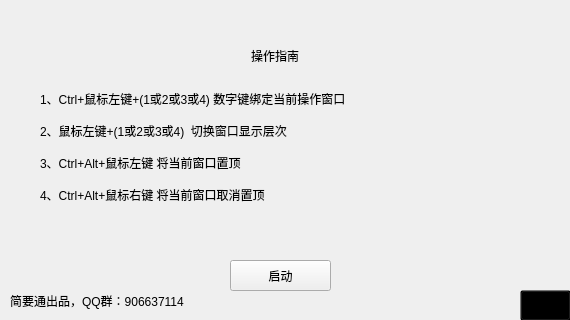
<?xml version="1.0" encoding="UTF-8"?>
<ui version="4.0">
 <class>MainWindow</class>
 <widget class="QMainWindow" name="MainWindow">
  <property name="geometry">
   <rect>
    <x>0</x>
    <y>0</y>
    <width>570</width>
    <height>320</height>
   </rect>
  </property>
  <property name="windowTitle">
   <string>MainWindow</string>
  </property>
  <property name="styleSheet">
   <string notr="true"/>
  </property>
  <widget class="QWidget" name="centralwidget">
   <widget class="QPushButton" name="start_btn">
    <property name="geometry">
     <rect>
      <x>230</x>
      <y>260</y>
      <width>101</width>
      <height>31</height>
     </rect>
    </property>
    <property name="text">
     <string>启动</string>
    </property>
   </widget>
   <widget class="QLabel" name="label">
    <property name="geometry">
     <rect>
      <x>225</x>
      <y>40</y>
      <width>100</width>
      <height>31</height>
     </rect>
    </property>
    <property name="layoutDirection">
     <enum>Qt::LeftToRight</enum>
    </property>
    <property name="autoFillBackground">
     <bool>false</bool>
    </property>
    <property name="text">
     <string>操作指南</string>
    </property>
    <property name="alignment">
     <set>Qt::AlignCenter</set>
    </property>
   </widget>
   <widget class="QLabel" name="label_2">
    <property name="enabled">
     <bool>true</bool>
    </property>
    <property name="geometry">
     <rect>
      <x>40</x>
      <y>90</y>
      <width>511</width>
      <height>151</height>
     </rect>
    </property>
    <property name="autoFillBackground">
     <bool>false</bool>
    </property>
    <property name="text">
     <string>1、Ctrl+鼠标左键+(1或2或3或4) 数字键绑定当前操作窗口

2、鼠标左键+(1或2或3或4)  切换窗口显示层次

3、Ctrl+Alt+鼠标左键 将当前窗口置顶

4、Ctrl+Alt+鼠标右键 将当前窗口取消置顶
</string>
    </property>
    <property name="textFormat">
     <enum>Qt::AutoText</enum>
    </property>
    <property name="alignment">
     <set>Qt::AlignLeading|Qt::AlignLeft|Qt::AlignTop</set>
    </property>
   </widget>
   <widget class="QPushButton" name="grab_btn">
    <property name="geometry">
     <rect>
      <x>100</x>
      <y>330</y>
      <width>141</width>
      <height>31</height>
     </rect>
    </property>
    <property name="text">
     <string>抓取隐藏程序</string>
    </property>
   </widget>
   <widget class="QPushButton" name="add_from_btn">
    <property name="geometry">
     <rect>
      <x>310</x>
      <y>330</y>
      <width>151</width>
      <height>31</height>
     </rect>
    </property>
    <property name="text">
     <string>添加隐藏程序</string>
    </property>
   </widget>
   <widget class="QLabel" name="label_3">
    <property name="enabled">
     <bool>true</bool>
    </property>
    <property name="geometry">
     <rect>
      <x>60</x>
      <y>380</y>
      <width>461</width>
      <height>81</height>
     </rect>
    </property>
    <property name="autoFillBackground">
     <bool>false</bool>
    </property>
    <property name="text">
     <string>注意：点击抓取隐藏程序，然后再点击需要抓取的窗口</string>
    </property>
    <property name="textFormat">
     <enum>Qt::AutoText</enum>
    </property>
    <property name="alignment">
     <set>Qt::AlignLeading|Qt::AlignLeft|Qt::AlignTop</set>
    </property>
   </widget>
   <widget class="QPushButton" name="pushButton">
    <property name="geometry">
     <rect>
      <x>490</x>
      <y>10</y>
      <width>31</width>
      <height>31</height>
     </rect>
    </property>
    <property name="styleSheet">
     <string notr="true">border:none;
background:transparent;
image: url(:/sx.png);</string>
    </property>
    <property name="text">
     <string/>
    </property>
   </widget>
   <widget class="QPushButton" name="pushButton_2">
    <property name="geometry">
     <rect>
      <x>530</x>
      <y>10</y>
      <width>31</width>
      <height>31</height>
     </rect>
    </property>
    <property name="styleSheet">
     <string notr="true">border:none;
background:transparent;
image: url(:/gb.png);</string>
    </property>
    <property name="text">
     <string/>
    </property>
   </widget>
   <widget class="QTableWidget" name="tableWidget">
    <property name="geometry">
     <rect>
      <x>30</x>
      <y>433</y>
      <width>511</width>
      <height>251</height>
     </rect>
    </property>
    <attribute name="verticalHeaderVisible">
     <bool>false</bool>
    </attribute>
   </widget>
   <widget class="QPushButton" name="pushButton_3">
    <property name="geometry">
     <rect>
      <x>520</x>
      <y>290</y>
      <width>51</width>
      <height>31</height>
     </rect>
    </property>
    <property name="cursor">
     <cursorShape>ArrowCursor</cursorShape>
    </property>
    <property name="styleSheet">
     <string notr="true">background: transparent; 
border-color: rgba(255, 255, 255,0);</string>
    </property>
    <property name="text">
     <string/>
    </property>
   </widget>
   <widget class="QLabel" name="label_4">
    <property name="geometry">
     <rect>
      <x>10</x>
      <y>290</y>
      <width>241</width>
      <height>21</height>
     </rect>
    </property>
    <property name="text">
     <string>简要通出品，QQ群：906637114</string>
    </property>
   </widget>
  </widget>
 </widget>
 <tabstops>
  <tabstop>start_btn</tabstop>
 </tabstops>
 <resources/>
 <connections/>
</ui>
